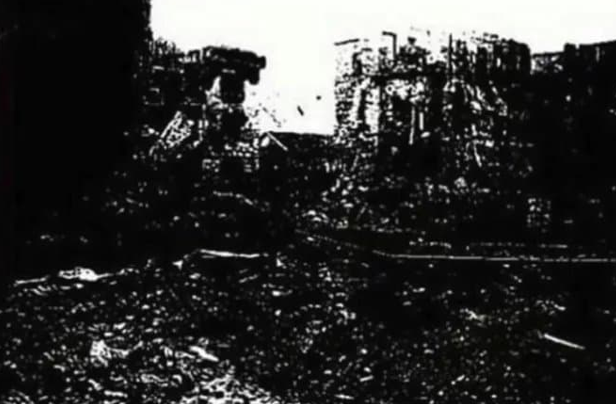
#> input picture third_practice/image.png, 616 x 404 px, found by its file name
$ python main.py
#> lines starting #> are read from the running program, lines starting #| are printed output that depends on the picture; after the words box and inside, x2 and y2 are one past the last pixel; in counts of white or black regions, pixels touching at a corner belong together; long printed decimals are rounded
import cv2
import numpy as np
from scipy import stats
import matplotlib.pyplot as plt
import os

base_practice_folder = 'third_practice/'

csv_output_folder = f'{base_practice_folder}/csv_output'
if not os.path.exists(csv_output_folder):
    os.makedirs(csv_output_folder)

histogram_output_folder = f'{base_practice_folder}/histograms'
if not os.path.exists(histogram_output_folder):
    os.makedirs(histogram_output_folder)

def save_channel_to_csv(channel, filename, fmt='%.8f'):
    filepath = os.path.join(csv_output_folder, filename)
    np.savetxt(filepath, channel, delimiter=',', fmt=fmt)

image = cv2.imread(f'{base_practice_folder}/image.png')
#> image is the input picture: shape (404, 616, 3); mean B, G, R 50.5, 51.2, 51.1

segment_height = 40
segment_width = 62

# Esto lo depende del integrante
start_row, start_col = 100, 150

end_row = start_row + segment_height
end_col = start_col + segment_width

image_segment = cv2.cvtColor(image[start_row:end_row, start_col:end_col], cv2.COLOR_BGR2GRAY)
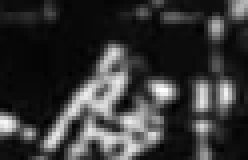
#> image_segment: shape (40, 62) (shown 4 times larger); min 1, max 255, mean 53.9

# image_segment = np.array([
#     [232, 224, 131, 232, 233],
#     [215, 231, 234, 230, 118],
#     [230, 218, 226, 219, 226],
#     [215, 106, 228, 230, 232],
#     [224, 221, 234, 226, 217],
# ])

save_channel_to_csv(image_segment, 'segmento_original.csv', fmt='%d')

median = np.median(image_segment)
#> median = 21
regional_intensity_mean = np.mean(image_segment)
#> regional_intensity_mean = 53.88
mode = stats.mode(image_segment, axis=None).mode
#> mode = 9

print(f'Median: {median}')
#| Median: 21.0
print(f'Mean: {regional_intensity_mean}')
#| Mean: 53.877
print(f'Mode: {mode}')
#| Mode: 9

# Viendo el histograma se debe de definir un umbral optimo para detectar las anomalías
# threshold = 10
threshold = 75

percentual_deviations = np.abs((image_segment - regional_intensity_mean) * 100 / regional_intensity_mean)
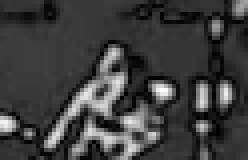
#> percentual_deviations: shape (40, 62) float64 (shown 4 times larger); min 0.229, max 373.3, mean 92.1; drawn with min black and max white
print(f'Percentual deviations of original image: {percentual_deviations}', '\n')
#> (printed output is left out)

counts, bins, patches = plt.hist(percentual_deviations.ravel(), bins=50, color='blue', alpha=0.7)
#> counts = 50 values, max 457 at index 10, min 1 at index 46, mean 49.6; bins = 51 values from 0.229 to 373.3; patches = 50 items
plt.xlim([50, 100])
plt.title('Histograma de Desviaciones Porcentuales')
plt.xlabel('Desviación Porcentual')
plt.ylabel('Frecuencia')
plt.savefig(f'{histogram_output_folder}/segment_deviations.png')
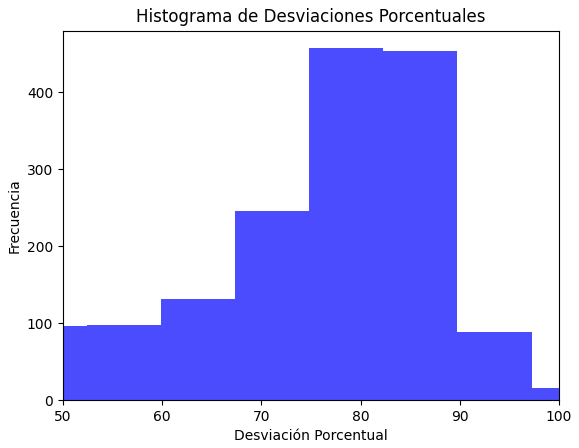
#> figure drawn by matplotlib, 1 panel; tallest bar 457 high, from x = 74.84 to 82.31

anomalies = percentual_deviations > threshold
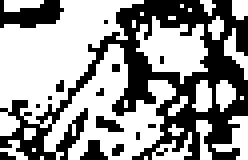
#> anomalies: shape (40, 62) bool (shown 4 times larger); 59.6% white; 15 black regions (12 under 20 px), largest, box (x1, y1, x2, y2) and area: (0, 0, 62, 40) 859, (0, 0, 16, 7) 72, (20, 35, 27, 40) 21

anomalies_rgb = np.zeros((*anomalies.shape, 3), dtype=np.uint8)
anomalies_rgb[anomalies] = [0, 0, 255]  # Rojo
anomalies_rgb[~anomalies] = [0, 0, 0]   # Negro

cv2.imshow('Anomalies', anomalies_rgb)

median_filtered_segment = np.copy(image_segment)
median_filtered_segment[anomalies] = median
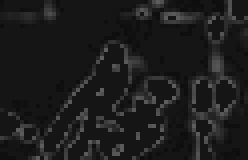
#> median_filtered_segment: shape (40, 62) (shown 4 times larger); min 14, max 94, mean 28.2
median_filtered_regional_intensity_mean = np.mean(median_filtered_segment)
#> median_filtered_regional_intensity_mean = 28.16
median_filtered_percentual_deviations = np.abs((median_filtered_segment - median_filtered_regional_intensity_mean) * 100 / median_filtered_regional_intensity_mean)
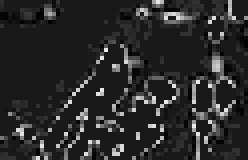
#> median_filtered_percentual_deviations: shape (40, 62) float64 (shown 4 times larger); min 0.583, max 233.8, mean 42.4
print(f'Intensity mean of regional median filtered image: {median_filtered_regional_intensity_mean}', '\n')
#| Intensity mean of regional median filtered image: 28.164
print(f'Percentual deviations of median filtered image: {median_filtered_percentual_deviations}', '\n')
#> (printed output is left out)
save_channel_to_csv(median_filtered_segment, 'segmento_filtrado_mediana.csv', fmt='%d')

mode_filtered_segment = np.copy(image_segment)
mode_filtered_segment[anomalies] = mode
mode_filtered_regional_intensity_mean = np.mean(mode_filtered_segment)
#> mode_filtered_regional_intensity_mean = 21.02
mode_filtered_percentual_deviations = np.abs((mode_filtered_segment - mode_filtered_regional_intensity_mean) * 100 / mode_filtered_regional_intensity_mean)
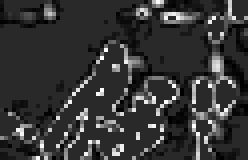
#> mode_filtered_percentual_deviations: shape (40, 62) float64 (shown 4 times larger); min 0.0825, max 347.2, mean 73.8; drawn with min black and max white
save_channel_to_csv(mode_filtered_segment, 'segmento_filtrado_moda.csv', fmt='%d')

print(f'Intensity mean of regional mode filtered image: {mode_filtered_regional_intensity_mean}', '\n')
#| Intensity mean of regional mode filtered image: 21.017
print(f'Percentual deviations of mode filtered image: {mode_filtered_percentual_deviations}', '\n')
#> (printed output is left out)

cv2.imshow('Original segment', image_segment.astype(np.uint8))
cv2.imshow('Median filtered segment', median_filtered_segment.astype(np.uint8))
cv2.imshow('Mode filtered segment', mode_filtered_segment.astype(np.uint8))

cv2.waitKey(0)
cv2.destroyAllWindows()
